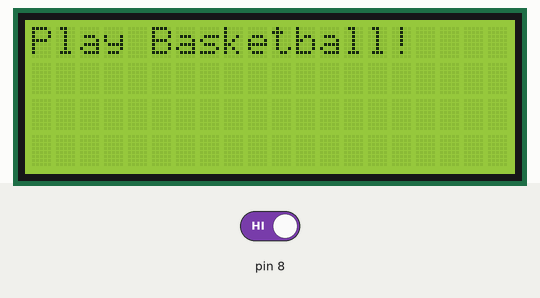
A sketch run on a simulated Arduino Uno, built with avr-gcc and run on an emulated ATmega328P. Parts: 20×4 character LCD. The inputs (shaded band) are chosen by the test bench; at power-on: pin 8 HIGH.

Above: at 1.2 s.
1.3 s: pin 8 driven LOW
At 1.7 s:
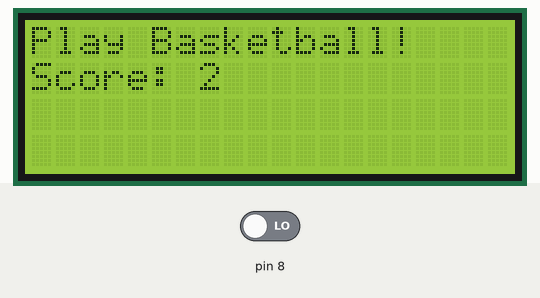
At 3.1 s:
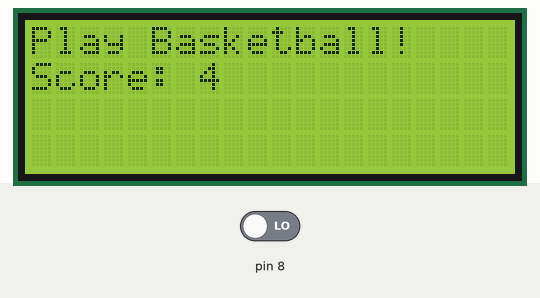
Timing chart, 0 to 4.6 s (numbered marks = the images above; inputs shaded):
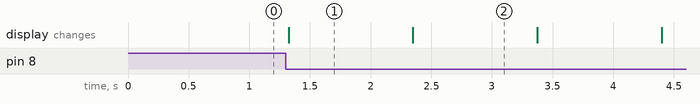

The sketch:

basketball_scoreboard.ino
```cpp
#include <LiquidCrystal_I2C.h>

LiquidCrystal_I2C lcd(0x27,20,4);  // set the LCD address to 0x27 for a 16 chars and 2 line display

int score = 0;

void setup() {
    Serial.begin(115200);
    lcd.init();                      // initialize the lcd
    lcd.backlight();
    pinMode(8, INPUT);
    lcd.setCursor(0,0);
    lcd.print("Play Basketball!");
}

void loop() {
    if (Serial.available()) {
        String restart = Serial.readStringUntil("\n");
        if (restart == "RESTART") {
            score = 0;
            lcd.setCursor(0,1);
            lcd.print("                ");
        }
    }

    if (!digitalRead(8)) {
        score += 2;
        lcd.setCursor(0,1);
        lcd.print("                ");
        lcd.setCursor(0,1);
        lcd.print("Score: ");
        lcd.setCursor(7,1);
        lcd.print(score);
        delay(1000);
    }
}
```

Measured:
- after the input at 1.3 s, the display: changes at once (image 1)
- what the display in image 1 shows lasts 1.0 s, from 1.3 s to 2.3 s
